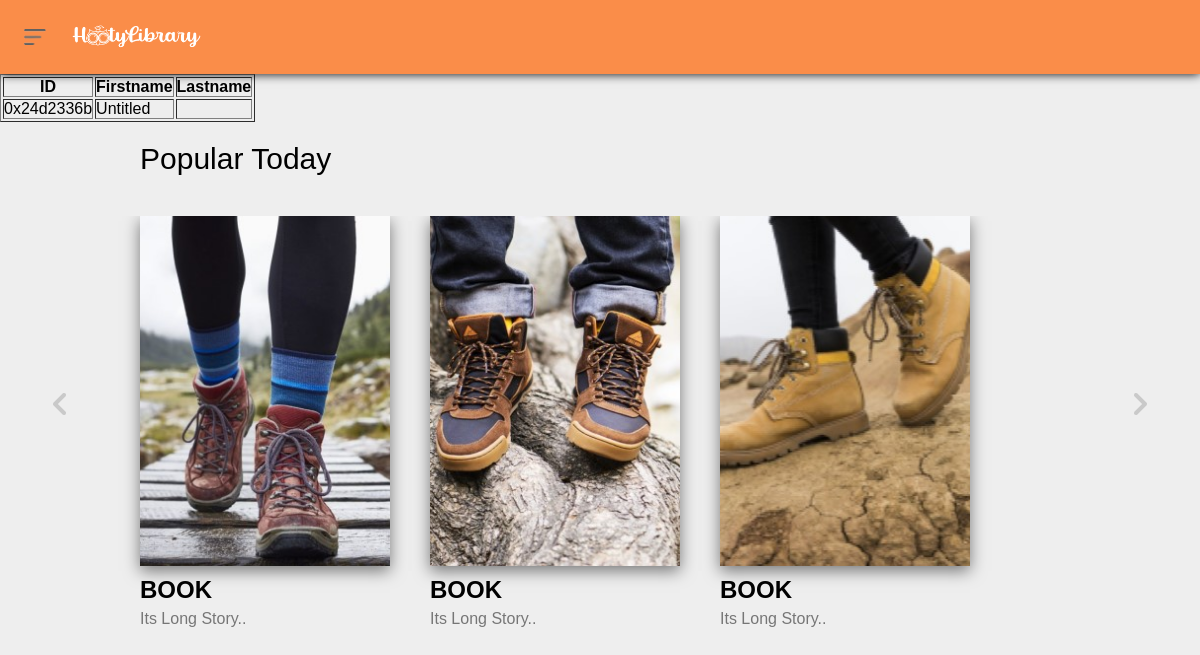
Before: /testing/ with the older database file.
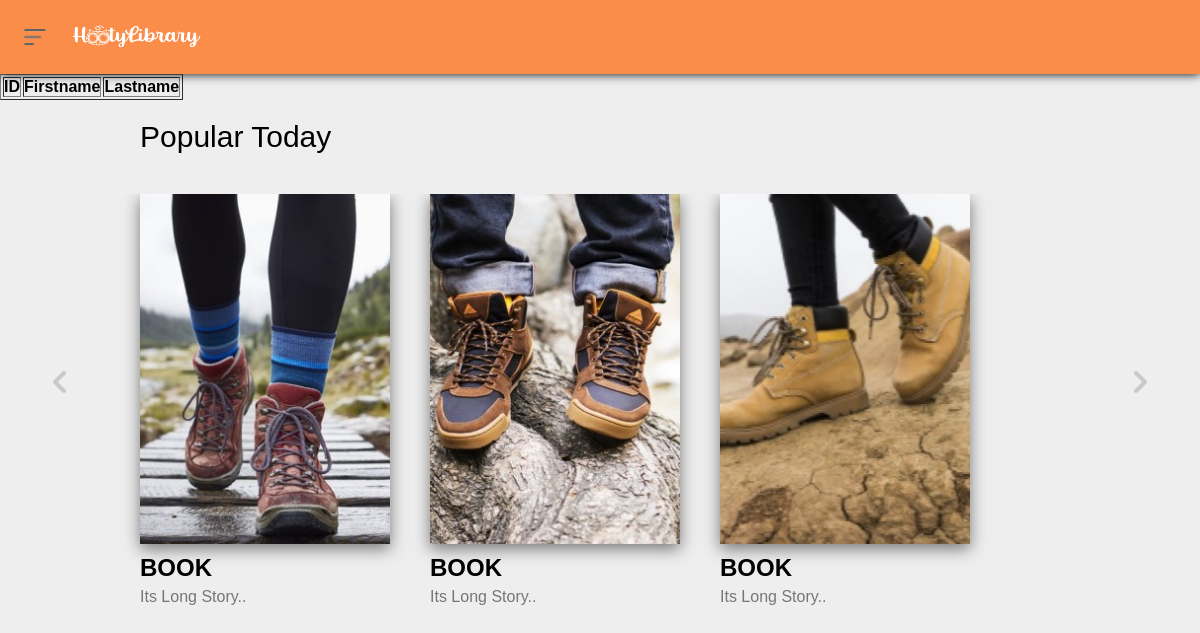
After: the same page with the newer database file.
### database_models/models.py (models this page shows, shortened)
class Book(models.Model):
    book_id = models.CharField(primary_key=True, max_length=10)
    book_name = models.CharField(max_length=60, default='Untitled')
    description = models.TextField(max_length=120, blank=True)
    date_created = models.DateTimeField(default=timezone.now)
    book_type = models.IntegerField(default=1)
    genres = models.ManyToManyField(Genre)
    author = models.ForeignKey(User, on_delete=models.CASCADE)
    thumbnail = models.ImageField(
        upload_to=get_thumbnail_path, blank=True, null=True)
    pdf_files = models.FileField(
        upload_to=get_pdf_files_path, blank=True, null=True)
    '''
    def __init__(self):
        super(Book, self).__init__()
    '''

### MAIN_APP/views.py (the view)
# urls.py: path('testing/', views.testing, name='testing'),
def testing(request):
  mybook = Book.objects.all().values()
  template = loader.get_template('menu.html')
  context = {
    'mybooks': mybook,
  }
  return HttpResponse(template.render(context, request))

### MAIN_APP/templates/menu.html (shortened to what this page needs)
{% load static %}
<!DOCTYPE html>
<html>
<head>
    <link rel="stylesheet" href="{% static 'homepage/style.css' %}">
</head>
<body>
  <nav class="flex-div">
    <div class="nav-left flex-div">
        <img src="{% static 'homepage/images/menu.png' %}" class="menu-icon" onclick="toggleTab()">
        <img src="{% static 'homepage/images/logo.png' %}" class="logo">
    </div>
  </nav>
    <div>
      <table border='1'>
          <tr>
            <th>ID</th>
            <th>Firstname</th>
            <th>Lastname</th>
          </tr>
          {% for x in mybooks %}
            <tr>
              <td>{{ x.book_id }}</td>
                <td>{{ x.book_name }}</td>
              <td>{{ x.thumbnail }}</td>
            </tr>
          {% endfor %}
        </table>
  </div>
  <section class="product">
    <h2 class="product-category">Popular Today</h2>
    <button class="pre-btn"><img src="{% static 'homepage/images/arrow.png' %}"></button>
    <button class="nxt-btn"><img src="{% static 'homepage/images/arrow.png' %}"></button>
    <div class="product-container">
        <div class="product-card">
            <div class="product-image">
                <img src="{% static 'homepage/images/card1.jpg' %}" class="product-thumb">
            </div>
            <div class="product-info">
                <h2 class="product-brand">BOOK</h2>
                <p class="product-short-description">Its long story..</p>
            </div>
        </div>
        <div class="product-card">
            <div class="product-image">
                <img src="images/card3.jpg" class="product-thumb">
            </div>
            <div class="product-info">
                <h2 class="product-brand">BOOK</h2>
                <p class="product-short-description">Its long story..</p>
            </div>
        </div>
        <div class="product-card">
            <div class="product-image">
                <img src="images/card4.jpg" class="product-thumb">
            </div>
            <div class="product-info">
                <h2 class="product-brand">BOOK</h2>
                <p class="product-short-description">Its long story..</p>
            </div>
        </div>
    </div>
</section>
</body>
</html>

Changed rows visible on the page:
removed Book: book_id "0x24d2336b", book_name "Untitled"
